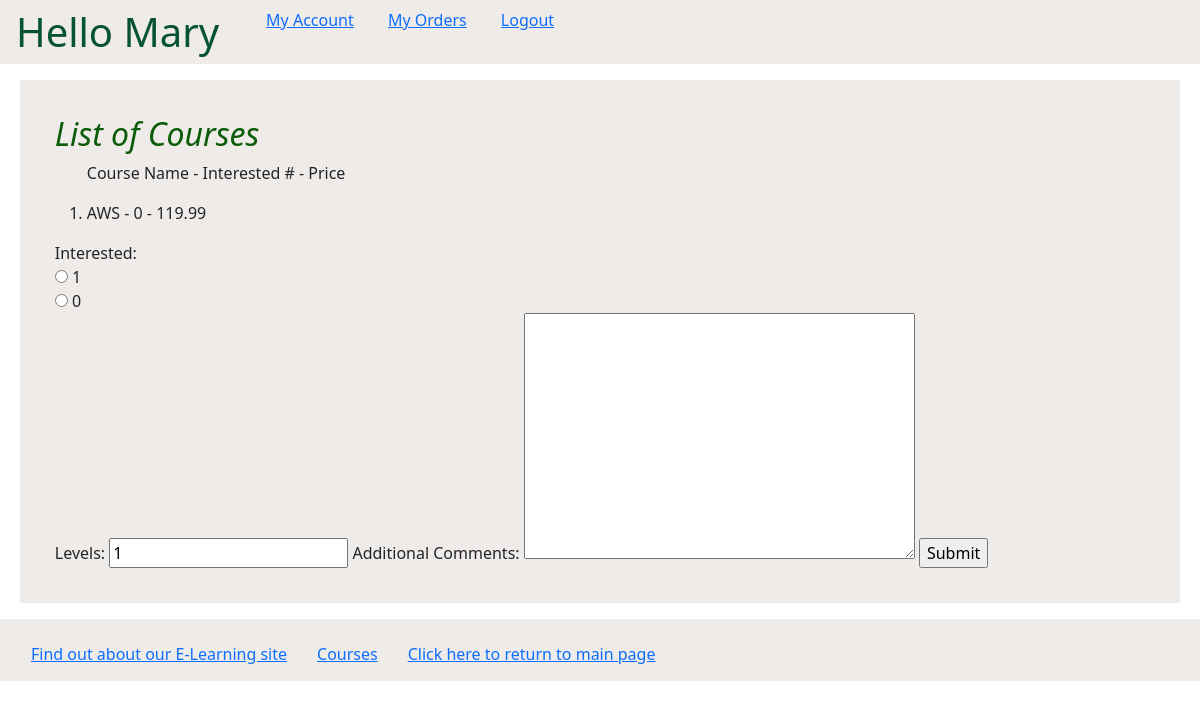
Before: /myapp/courses/2/ (signed in) with the older database file.
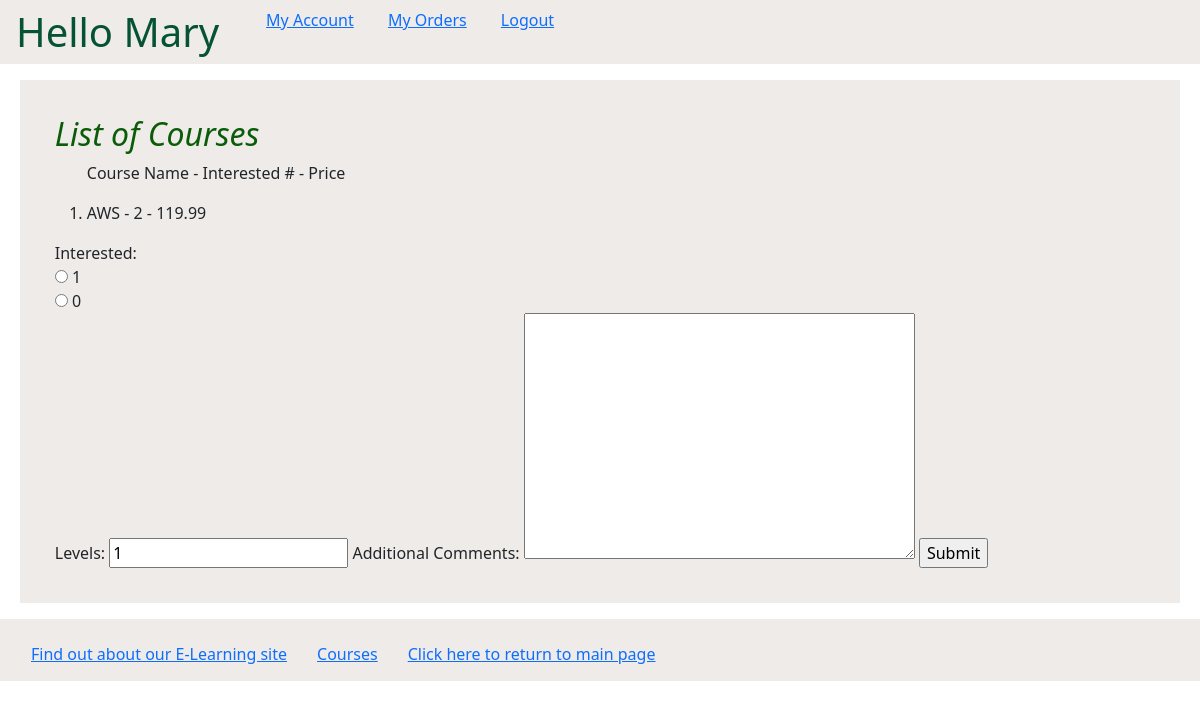
After: the same page with the newer database file.
### myapp/models.py (models this page shows, shortened)
class Course(models.Model):
    topic = models.ForeignKey(Topic, related_name='courses', on_delete=models.CASCADE)
    name = models.CharField(max_length=200)
    price = models.DecimalField(max_digits=10, decimal_places=2, validators=[validateprice])
    for_everyone = models.BooleanField(default=True)
    description = models.TextField(max_length=300, null=True, blank=True)
    interested = models.PositiveIntegerField(default=0)
    stages = models.PositiveIntegerField(default=3)

### myapp/views.py (the view)
# urls.py: path(r'courses/<int:cour_id>/', views.coursedetail, name='course_detail'),
@login_required
def coursedetail(request, cour_id):
    msg = ''
    course_list = Course.objects.all().filter(id=cour_id)
    if request.method == 'POST':
        form = InterestForm(request.POST, request.FILES)
        if form.is_valid():
            data = form.cleaned_data
            course = Course.objects.get(id=cour_id)
            if data['interested'] == 'Yes':
                isInterested=1
            elif data['interested'] == 'No':
                isInterested = 0
            print(isInterested)
            if isInterested >= 1:
                course.interested = course.interested+isInterested
                course.save()
                msg = 'Course Interest Added '
            else:
                course.save()
                msg = 'Course Interest Not Added '
        return render(request, 'myapp/order_response.html', {'msg': msg})
    else:
        form = InterestForm()
    return render(request, 'myapp/coursedetail.html', {'form': form, 'courlist': course_list})

### myapp/forms.py
class InterestForm(forms.Form):
    CHOICES = [('Yes', 1), ('No', 0)]
    interested = forms.CharField(widget=forms.RadioSelect(choices=CHOICES))
    levels = forms.IntegerField(initial = 1)
    comments = forms.CharField(label='Additional Comments', required=False, widget=forms.Textarea)

### templates/myapp/coursedetail.html (shortened to what this page needs)
{% extends 'myapp/base.html' %}
{% block body_block %}
    <div style="background-color: #efebe9; padding: 3%;">
{% if courlist %}
        <h2>List of Courses</h2>
        <ol>
            <p>Course Name - Interested # - Price</p>
            {% for course in courlist %}
                <li>{{ course.name }} - {{ course.interested }} - {{ course.price }}</li>
            {% endfor %}
        </ol>
    {% else %}
        <strong>There are no available courses!</strong>
    {% endif %}
    <form action="" name="form" method="post">
        {{form}}
        <input type="submit" value="Submit" />
    </form>
    </div>
{% endblock %}

Changed rows visible on the page:
changed Course "AWS": interested "0" → "2"
